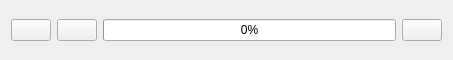
<?xml version="1.0" encoding="UTF-8"?>
<ui version="4.0">
 <class>TableUploadWidget</class>
 <widget class="QWidget" name="TableUploadWidget">
  <property name="geometry">
   <rect>
    <x>0</x>
    <y>0</y>
    <width>453</width>
    <height>60</height>
   </rect>
  </property>
  <property name="windowTitle">
   <string>Form</string>
  </property>
  <layout class="QHBoxLayout" name="horizontalLayout_2">
   <item>
    <layout class="QHBoxLayout" name="horizontalLayout">
     <item>
      <widget class="QPushButton" name="btnDelete">
       <property name="toolTip">
        <string>删除，不上传本文件</string>
       </property>
       <property name="text">
        <string/>
       </property>
       <property name="icon">
        <iconset>
         <normaloff>res/delete.png</normaloff>res/delete.png</iconset>
       </property>
      </widget>
     </item>
     <item>
      <widget class="QPushButton" name="btnUpload">
       <property name="toolTip">
        <string>执行上传</string>
       </property>
       <property name="text">
        <string/>
       </property>
       <property name="icon">
        <iconset>
         <normaloff>res/upload.png</normaloff>res/upload.png</iconset>
       </property>
      </widget>
     </item>
     <item>
      <widget class="QProgressBar" name="progressBar">
       <property name="value">
        <number>0</number>
       </property>
      </widget>
     </item>
     <item>
      <widget class="QPushButton" name="btnPreview">
       <property name="text">
        <string/>
       </property>
       <property name="icon">
        <iconset>
         <normaloff>res/browse.png</normaloff>res/browse.png</iconset>
       </property>
      </widget>
     </item>
    </layout>
   </item>
  </layout>
 </widget>
 <resources/>
 <connections/>
</ui>
